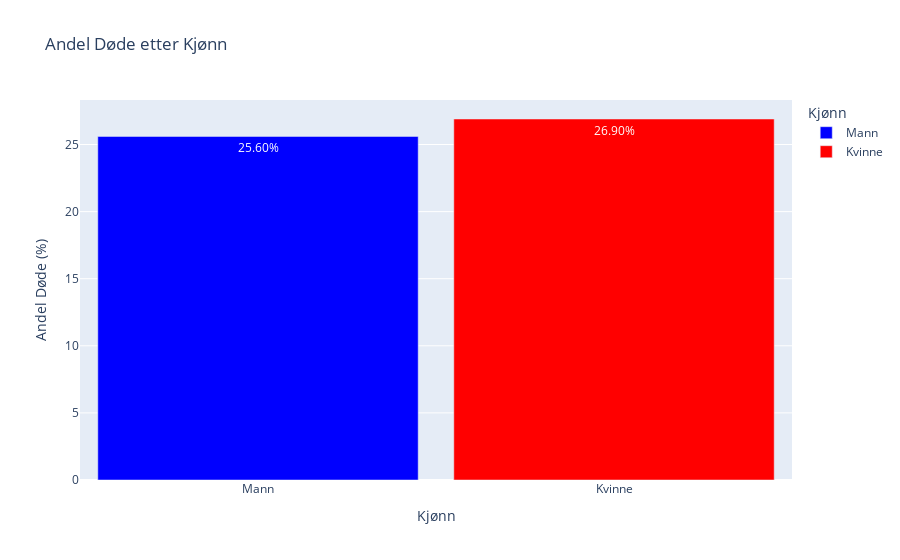

Notebook code cell kept with this figure:
### Code cell
import pandas as pd
import plotly.express as px

# Calculate the survival rates by gender
survival_by_gender = X_train.groupby(['kjønn_female']).agg({'sykehusdød': 'mean'}).reset_index()
survival_by_gender['Kjønn'] = survival_by_gender['kjønn_female'].map({1: 'Kvinne', 0: 'Mann'})
survival_by_gender['Andel Døde (%)'] = round(survival_by_gender['sykehusdød'] * 100, 1)

# Create a bar plot
fig1 = px.bar(survival_by_gender, x='Kjønn', y='Andel Døde (%)',
               title='Andel Døde etter Kjønn',
               labels={'Andel Døde (%)': 'Andel Døde (%)', 'Kjønn': 'Kjønn'},
               color='Kjønn',
               color_discrete_map={"Kvinne": "red", "Mann": "blue"},
               text='Andel Døde (%)')

# Update trace for text display
fig1.update_traces(texttemplate='%{text:.2f}%', textposition='inside')

# Update layout to make the bars narrower
fig1.update_layout(bargap=0.1)  # Adjust this value to control the gap between bars
fig1.show()

### Figure 1 — Plotly figure (JSON) as saved in the notebook; plotly's stock layout.template omitted (floating-point values rounded to 4 significant figures)
{"data": [{"alignmentgroup": "True", "hovertemplate": "Kjønn=%{x}<br>Andel Døde (%)=%{text}<extra></extra>", "legendgroup": "Mann", "marker": {"color": "blue", "pattern": {"shape": ""}}, "name": "Mann", "offsetgroup": "Mann", "orientation": "v", "showlegend": true, "text": [25.6], "textposition": "inside", "texttemplate": "%{text:.2f}%", "type": "bar", "x": ["Mann"], "xaxis": "x", "y": [25.6], "yaxis": "y"}, {"alignmentgroup": "True", "hovertemplate": "Kjønn=%{x}<br>Andel Døde (%)=%{text}<extra></extra>", "legendgroup": "Kvinne", "marker": {"color": "red", "pattern": {"shape": ""}}, "name": "Kvinne", "offsetgroup": "Kvinne", "orientation": "v", "showlegend": true, "text": [26.9], "textposition": "inside", "texttemplate": "%{text:.2f}%", "type": "bar", "x": ["Kvinne"], "xaxis": "x", "y": [26.9], "yaxis": "y"}], "layout": {"bargap": 0.1, "barmode": "relative", "legend": {"title": {"text": "Kjønn"}, "tracegroupgap": 0}, "title": {"text": "Andel Døde etter Kjønn"}, "xaxis": {"anchor": "y", "categoryarray": ["Mann", "Kvinne"], "categoryorder": "array", "domain": [0, 1], "title": {"text": "Kjønn"}}, "yaxis": {"anchor": "x", "domain": [0, 1], "title": {"text": "Andel Døde (%)"}}}}
